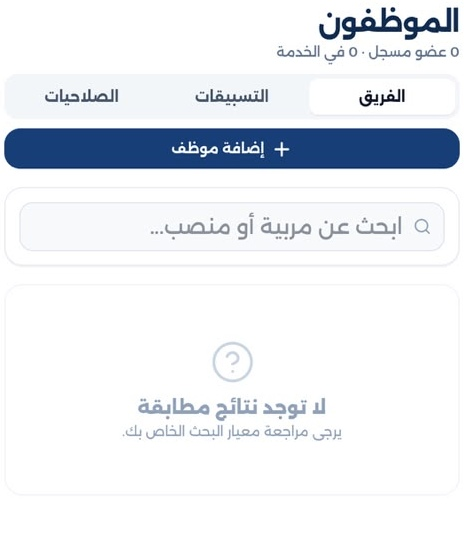
#> input picture campagne-instagram/direction-v2/assets/t05.jpg, 464 x 560 px, given in place of WhatsApp Image 2026-11-15 at 5.01.10 AM (4).jpeg, which was not available
$ python build-assets.py
#> lines starting #> are read from the running program, lines starting #| are printed output that depends on the picture
from pathlib import Path
from PIL import Image, ImageFilter

UP = Path('/tmp/arena-coding-uploads')
A = Path(__file__).parent / 'assets'
A.mkdir(exist_ok=True)

SRC = {
    'presences': '10 AM (4)', 'activites': '07 AM', 'enfants': '10 AM (3)',
    'factures': '10 AM (2)', 'equipe': '10 AM', 'achats': '10 AM (1)',
    'rapports': '09 AM (1)', 'communication': '09 AM', 'guide': '08 AM',
    'accueil': '11 AM (1)',
}
CRECHE = (300, 66, 440, 134)
ENFANT = (296, 470, 486, 562)
CROP_X = 24

# TALL 464x470 (ratio 0.987) ; WIDE 464x210 (ratio 2.21) — affichés sans déformation
TALL_H = 560
SQ = 456
PW, PH = 420, 560  # crop portrait : ratio du cadre C (0.75)
QW, QH = 374, 938  # crop écran : ratio du cadre C snap (0.3987)
WIDE_H = 213

TALLS = {
    't01': ('presences', 226), 't02': ('activites', 170), 't03': ('enfants', 196),
    't04': ('factures', 196), 't05': ('equipe', 150), 't06': ('achats', 250),
    't07': ('rapports', 300), 't08': ('communication', 250), 't09': ('guide', 280),
    't10': ('accueil', 340),
}
SQUARES = {
    's01': ('presences', 236), 's02': ('activites', 236), 's03': ('enfants', 250),
    's04': ('factures', 300), 's04b': ('factures', 250), 's05': ('equipe', 180), 's06': ('achats', 300), 's06b': ('achats', 250),
    's07': ('rapports', 360), 's08': ('communication', 300), 's08b': ('communication', 380), 's09': ('guide', 330),
    's10': ('accueil', 420), 's10b': ('accueil', 470),
}

PORTRAITS = {
    'v01': ('presences', 236), 'v02': ('activites', 200), 'v03': ('enfants', 250),
    'v04': ('factures', 300), 'v05': ('equipe', 180), 'v06': ('achats', 300),
    'v07': ('rapports', 340), 'v08': ('communication', 300), 'v09': ('guide', 320),
    'v10': ('accueil', 400),
}

WIDES = {
    'w01': ('presences', 470), 'w02': ('activites', 306), 'w03': ('enfants', 470),
    'w04': ('factures', 590), 'w05': ('equipe', 470), 'w06': ('achats', 480),
    'w07': ('rapports', 640), 'w08': ('communication', 420), 'w09': ('guide', 500),
    'w10': ('accueil', 700),
}


def raw(name):
#> called with name = 'presences'
    f = UP / ('WhatsApp Image 2026-11-15 at 5.01.%s.jpeg' % SRC[name])
    im = Image.open(f).convert('RGB').crop((0, 0, 498, 938))
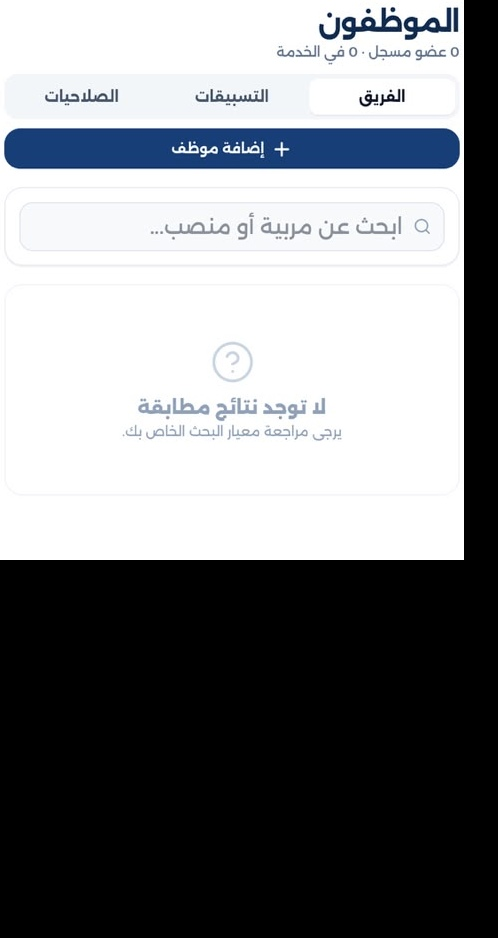
#> im: PIL image 498x938 RGB; mean R, G, B 129.7, 131.6, 134.2
    im.paste(im.crop(CRECHE).filter(ImageFilter.GaussianBlur(15)), CRECHE)
    if name == 'enfants':
        im.paste(im.crop(ENFANT).filter(ImageFilter.GaussianBlur(18)), ENFANT)
    return im


if __name__ == '__main__':
    for n in SRC:
        raw(n).crop((CROP_X, 0, CROP_X + 449, 938)).save(A / ('screen-%s.jpg' % n), quality=96)
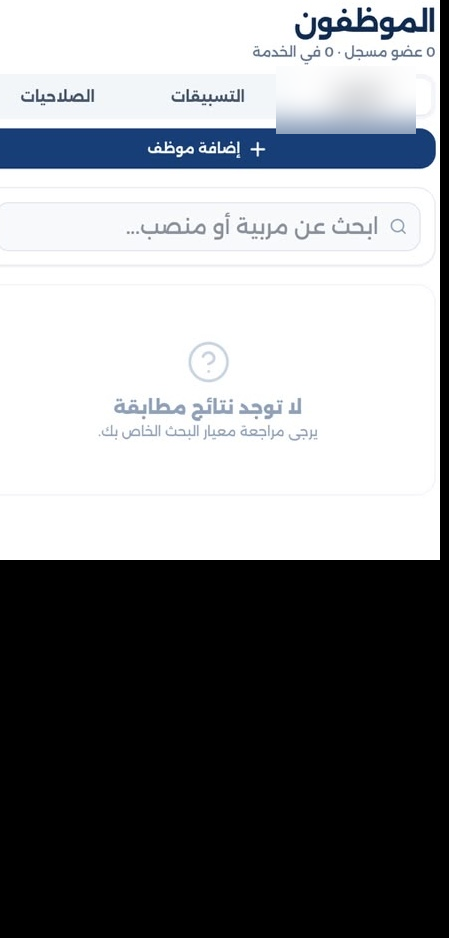
#> saved as screen-presences.jpg: PIL image 449x938 RGB; mean R, G, B 136, 138, 140.9
#> pass 2 of the loop `for n in SRC:`:
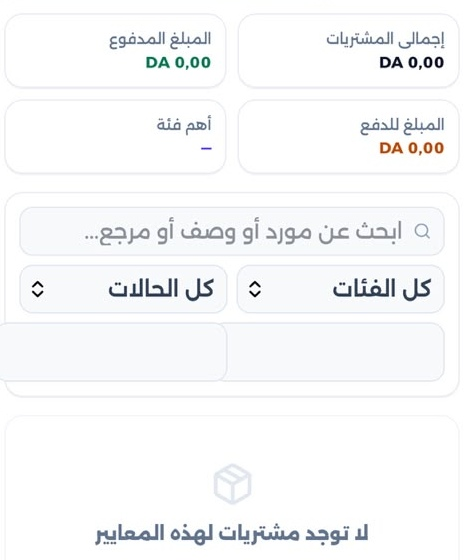
#> input picture campagne-instagram/direction-v2/assets/t06.jpg, 464 x 560 px, given in place of WhatsApp Image 2026-11-15 at 5.01.07 AM.jpeg, which was not available
#> in raw (call 2), `im = Image.open(f).convert('RGB').crop((0, 0, 498, 938))`:
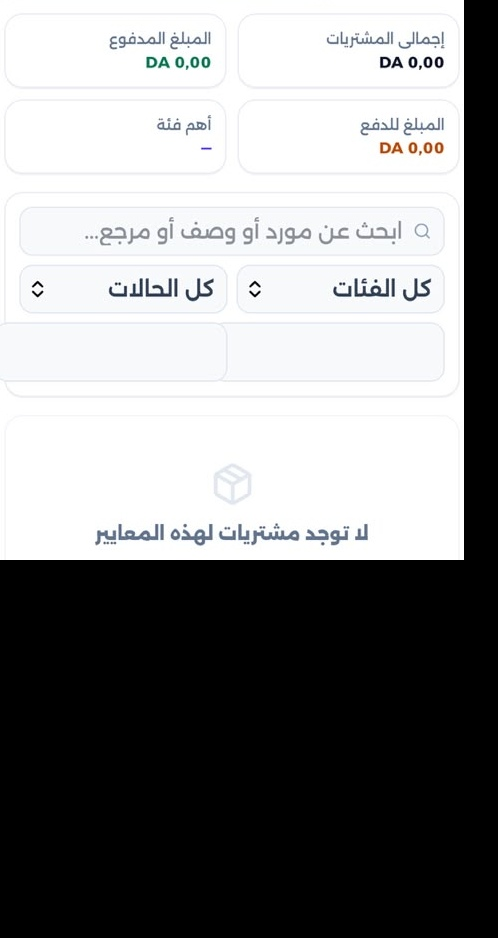
#> im: PIL image 498x938 RGB; mean R, G, B 137.5, 137.9, 138.4
#> `raw(n).crop((CROP_X, 0, CROP_X + 449, 938)).save(A / ('screen-%s.jpg' ..`:
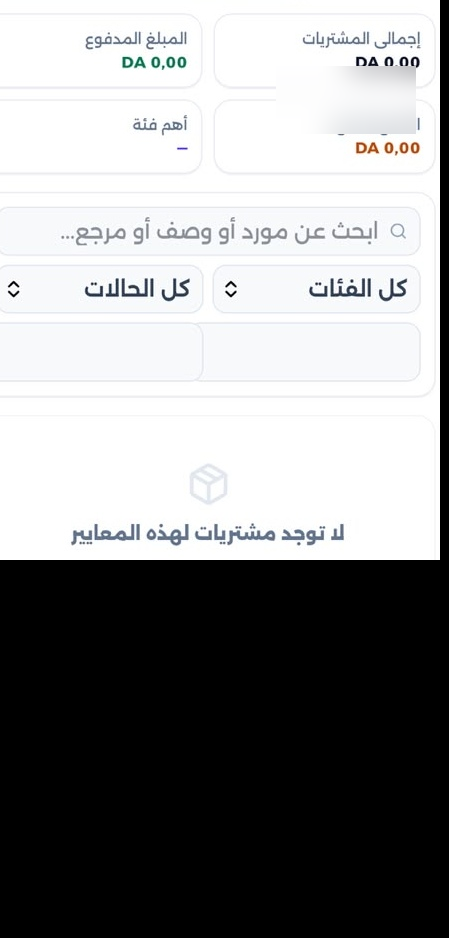
#> saved as screen-activites.jpg: PIL image 449x938 RGB; mean R, G, B 144.4, 144.8, 145.4
#> (the run stopped early here; a loop or call above may not have finished)
